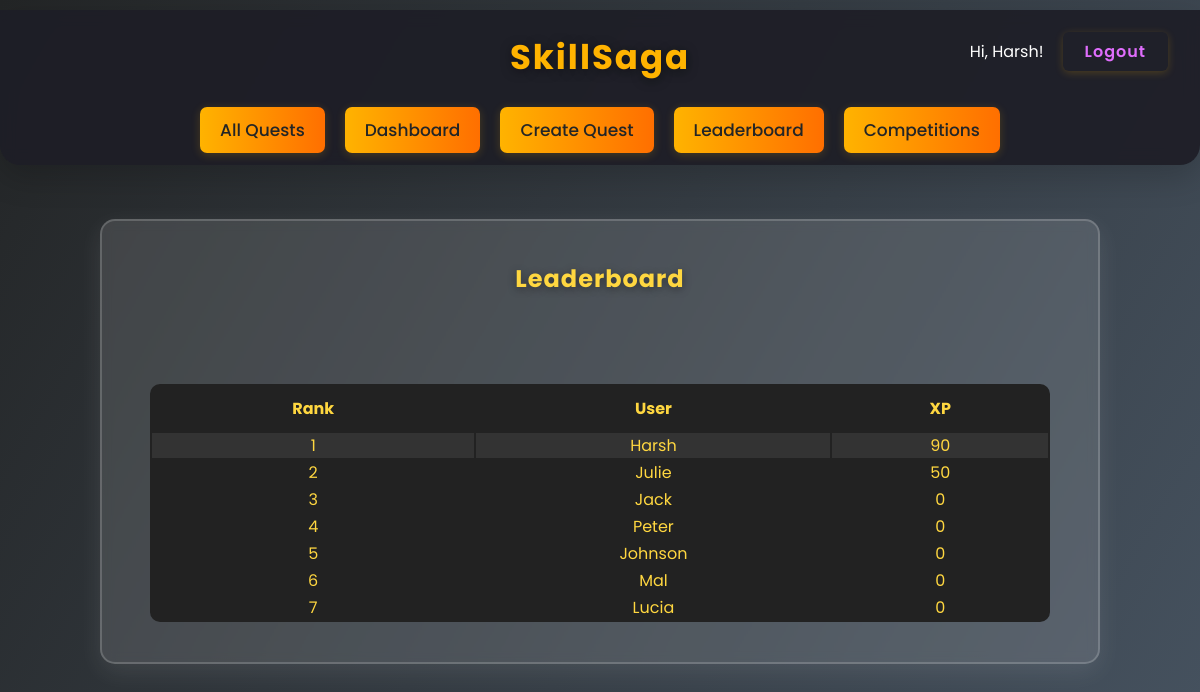
Page /leaderboard/ (signed in) on the committed database.
### quests/models.py (models this page shows, shortened)
class UserProfile(models.Model):
    user = models.OneToOneField(settings.AUTH_USER_MODEL, on_delete=models.CASCADE)
    avatar = models.ImageField(upload_to='profile_images/', blank=True, null=True)
    bio = models.TextField(blank=True)
    email = models.TextField(blank= True)
    description = models.TextField(blank=True)
    birthday = models.DateField(blank=True, null=True)
    age = models.PositiveIntegerField(blank=True, null=True)
    residence = models.CharField(max_length=100, blank=True)
    address = models.CharField(max_length=255, blank=True)
    phone = models.CharField(max_length=20, blank=True)
    skype = models.CharField(max_length=50, blank=True)
    freelance = models.BooleanField(default=False)
    quests_completed = models.PositiveIntegerField(default=0)
    xp_collected = models.PositiveIntegerField(blank=True, null=True)
    competitions_won = models.PositiveIntegerField(blank=True, null=True)
    competitions_participated = models.PositiveIntegerField(blank=True, null=True)
    xp = models.PositiveIntegerField(default=0)

### quests/views.py (the view)
# urls.py: path('leaderboard/', views.leaderboard, name='leaderboard'),
def leaderboard(request):
    users = UserProfile.objects.order_by('-xp')[:10]
    return render(request, 'quests/leaderboard.html', {'users': users})

### quests/templates/quests/leaderboard.html
{% extends 'quests/base.html' %}
{% block content %}
<div class="main-container">
  <div class="quest-card">
    <h2 style="text-align:center; color:#ffd740;">Leaderboard</h2>
    <table style="width:100%; margin-top:2rem; border-radius:10px; background:#222; color:#ffd740;">
      <thead>
        <tr>
          <th style="padding:10px;">Rank</th>
          <th style="padding:10px;">User</th>
          <th style="padding:10px;">XP</th>
        </tr>
      </thead>
      <tbody>
        {% for user in users %}
        <tr {% if user.user == request.user %}style="background:#333;"{% endif %}>
          <td style="text-align:center;">{{ forloop.counter }}</td>
          <td style="text-align:center;">{{ user.user.username }}</td>
          <td style="text-align:center;">{{ user.xp }}</td>
        </tr>
        {% endfor %}
      </tbody>
    </table>
  </div>
</div>
{% endblock %}

### quests/templates/quests/base.html (shortened to what this page needs)
{% load static %}
<!DOCTYPE html>
<html lang="en">
<head>
    <link rel="stylesheet" href="{% static 'quests/styles.css' %}">
    <link rel="stylesheet" href="https://cdnjs.cloudflare.com/ajax/libs/font-awesome/6.4.0/css/all.min.css">
    <link rel="stylesheet" href="https://cdn.jsdelivr.net/npm/sweetalert2@11/dist/sweetalert2.min.css">
</head>
<body>
   <div class="header">
    <h1>SkillSaga</h1>
    <nav>
        <a href="{% url 'quest_list' %}">All Quests</a>
        <a href="{% url 'dashboard' %}">Dashboard</a>
        <a href="{% url 'create_quest' %}">Create Quest</a>
        <a href="{% url 'leaderboard' %}">Leaderboard</a>
        <a href="{% url 'competition_list' %}">Competitions</a>
    </nav>
    <div class="user-info">
    {% if user.is_authenticated %}
        <span>Hi, {{ user.username }}!</span>
        <form action="{% url 'logout' %}" method="post" style="display:inline;">
            <button type="submit" class="logout-btn">Logout</button>
        </form>
    {% else %}
        <a href="{% url 'login' %}?next={{ request.path }}">Login</a>
    {% endif %}
    </div>
   </div>
   {% block content %}{% endblock %}
</body>
</html>

### quests/static/quests/styles.css (style rules this page uses)
body { background: linear-gradient(120deg, #232526 0%, #485563 100%); min-height: 100vh; color: #fff; padding-top: 0px; transition: background 0.5s; position: relative; }
body::after { content: ''; position: fixed; top: 0; left: 0; right: 0; bottom: 0; background: url("images/watermark.jpg") center center no-repeat; background-size: cover; opacity: 0.12; pointer-events: none; z-index: 0; }
* { margin: 0; padding: 0; box-sizing: border-box; font-family: 'Poppins', sans-serif; }
.header { position: fixed; top: 10px; left: 0; width: 100%; background: rgba(30, 30, 38, 0.92); padding: 22px 0 12px 0; z-index: 1000; box-shadow: 0 12px 32px rgba(0, 0, 0, 0.18); border-radius: 0 0 20px 20px; text-align: center; backdrop-filter: blur(8px); }
.header h1 { font-size: 34px; font-weight: 700; color: #ffb300; margin-bottom: 8px; letter-spacing: 2px; text-shadow: 0 2px 12px #0007; }
.header nav { margin-top: 1rem; display: inline-flex; gap: 20px; }
.header nav a { text-decoration: none; color: #232526; font-size: 17px; font-weight: 500; padding: 10px 20px; border-radius: 7px; background: linear-gradient(90deg, #ffb300 0%, #ff6f00 100%); transition: all 0.3s; box-shadow: 0 2px 10px #ffb30033; border: none; }
.main-container { width: 100vw; min-height: 100vh; display: flex; flex-direction: column; align-items: center; justify-content: flex-start; padding: 2rem 0; }
.quest-card { background: rgba(255,255,255,0.12); border-radius: 15px; padding: 2.5rem 3rem 2.5rem 3rem; width: 100%; max-width: 1000px; min-width: 320px; box-shadow: 0 8px 25px rgba(255,255,255,0.09); border: 2px solid rgba(255,255,255,0.18); display: flex; flex-direction: column; gap: 2rem; backdrop-filter: blur(6px); animation: fadein 0.7s; margin: 2rem 0; }
.quest-card h2, .quest-card h3 { margin-bottom: 1.5rem; letter-spacing: 1px; color: #ffd740; text-shadow: 0 2px 8px #0006; text-align: center; }
.header { position: relative; }
.user-info { position: absolute; top: 22px; right: 32px; display: flex; align-items: center; gap: 0.7rem; font-size: 1rem; z-index: 10; }
.user-info form { margin: 0; }
.user-info button { margin-left: 0.5rem; background: none; border: none; color: rgb(223, 109, 252); cursor: pointer; }
.logout-btn { background: linear-gradient(90deg, #ff6f00 0%, #ffd740 100%); color: #232526; font-weight: 600; border: none; border-radius: 6px; padding: 7px 22px; margin-left: 10px; box-shadow: 0 2px 8px #ffb30033; cursor: pointer; font-size: 1rem; transition: background 0.2s, color 0.2s, transform 0.2s; outline: none; letter-spacing: 1px; }

### rows in the picture
UserProfile: user.username "Harsh", xp "90"
UserProfile: user.username "Julie", xp "50"
UserProfile: user.username "Jack", xp "0"
UserProfile: user.username "Peter", xp "0"
UserProfile: user.username "Johnson", xp "0"
UserProfile: user.username "Mal", xp "0"
UserProfile: user.username "Lucia", xp "0"

### other values in the picture
{{ user.username }} "Harsh"
